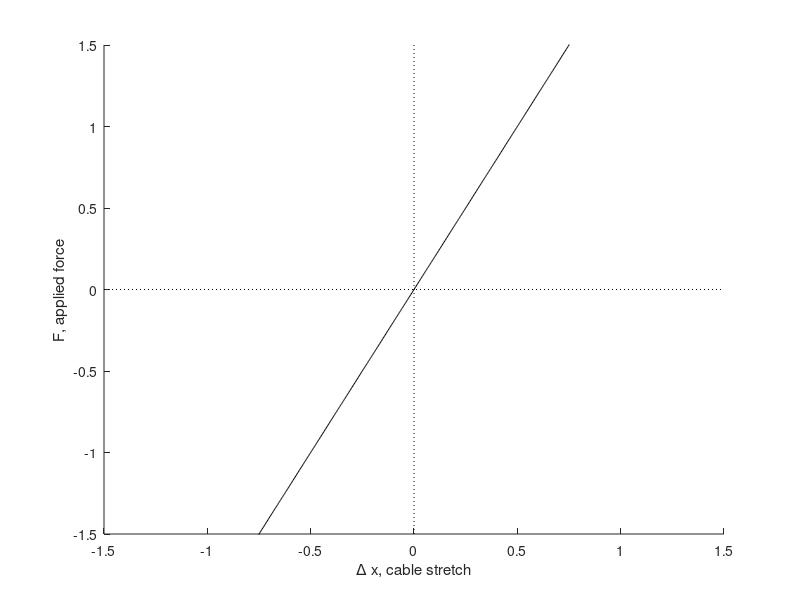
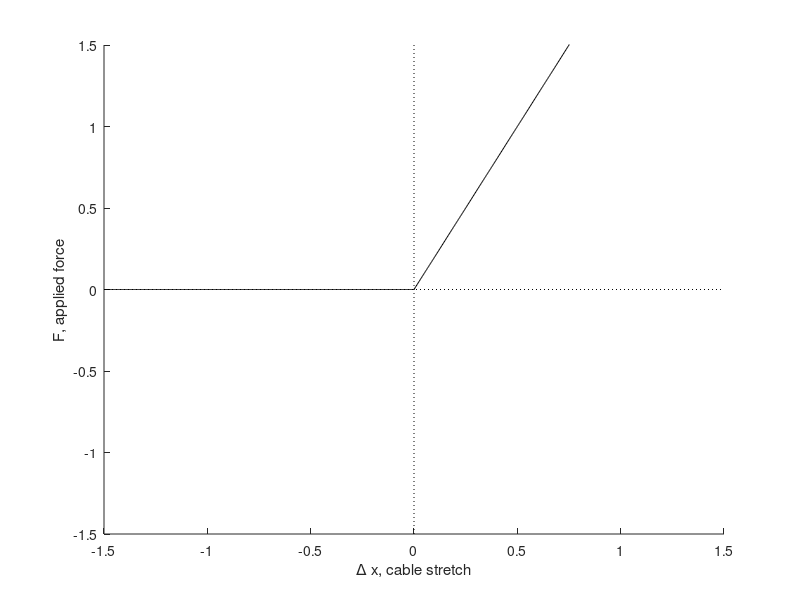
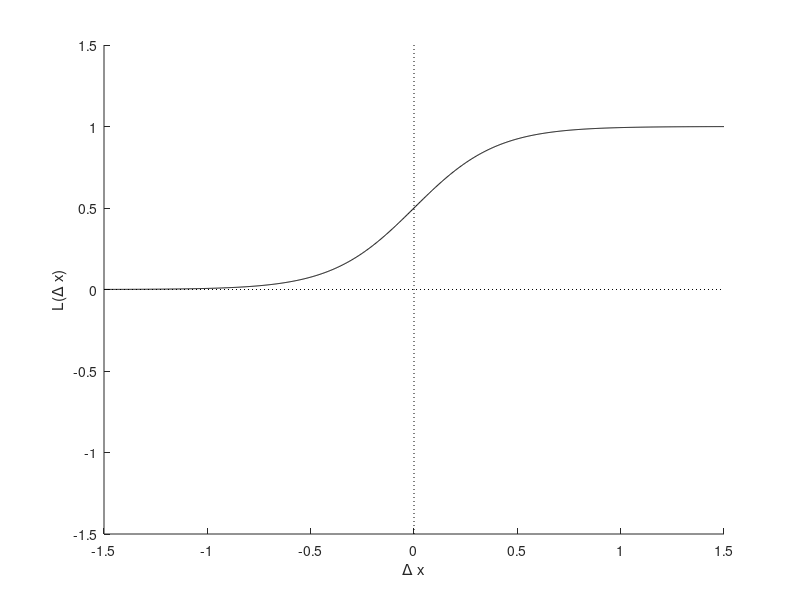
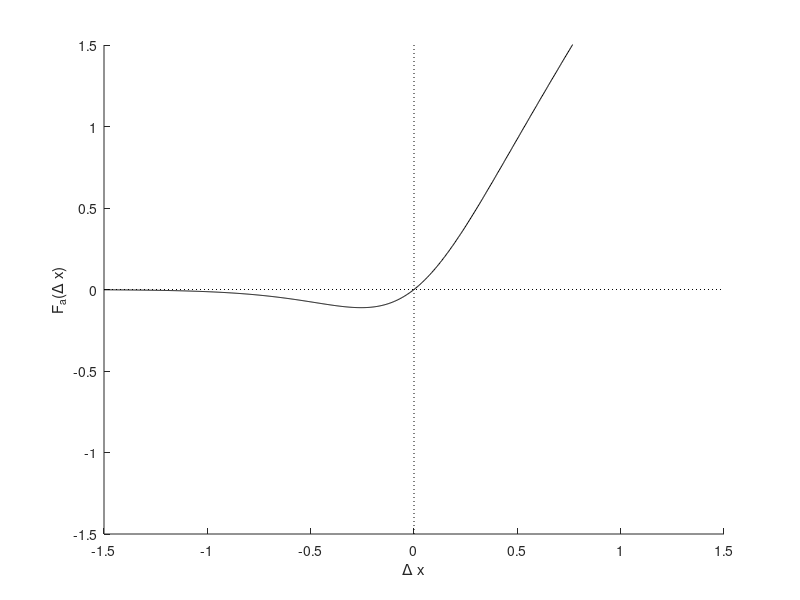

Recreate these plots in MATLAB, in order.
% cable_slackness_plots.m
% Drew (Andrew P.) Sabelhaus
% Berkeley Emergent Space Tensegrities Lab (BEST)
% Copyright 2017

% This script produces the plots for a paper about a logistically-smoothed 
% cable slackness dynamics model for cable-driven robots.

% TO-DO: MAKE THESE PLOTS WITH DAMPING INCLUDED.
% Specifically, something like F = k (\Delta x) + c || \dot \Delta x ||

%% Setup.

% Clear out the workspace.
clear all;
close all;
clc;

% Declare some constants for the model.
% We'll work in N and cm.
% So, the spring constant is in N / cm:
k = 2;

% For all the plots, retain the same number of points.
num_pts = 1000;

% Let's go for some range in x.
xmin = -1.5;
xmax = 1.5;

% Add a line along the x-axis and y-axis.
% Adapted from: https://www.mathworks.com/matlabcentral/answers/97996-is-it-possible-to-add-x-and-y-axis-lines-to-a-plot-in-matlab
colorAxisLine = 'k';
linestyleAxisLine = ':';


%% Plot 1 and 1.5: F = k \delta x
% This plot shows the linear function F = k \delta x, 
% without the rectification.

% Calculate a set of points to plot.
dx = linspace(xmin, xmax, num_pts);

% Then, the applied force will be:
F = k*dx;
% ...a vector of size (num_pts)x1.

% Make a plot!
figure();
hold on;
% The plot limits in the F-direction should keep the plot square.
xlim([xmin, xmax]);
ylim([xmin, xmax]);
% Make the line thick and black.https://www.sharelatex.com/project/591c89f19af743d90acc8102
plot(dx, F,'k');


handle = gca;
% Plot the lines:
line( get(handle,'XLim'), [0 0], 'Color', colorAxisLine, 'LineStyle', linestyleAxisLine);
line( [0 0], get(handle, 'Ylim'), 'Color', colorAxisLine, 'LineStyle', linestyleAxisLine);

% Axis labels:
ylabel('F, applied force');
xlabel('\Delta x, cable stretch');

% Next, also plot the piecewise-continuous rectified function.
% Just zero out the less-than-zero terms:
F_rect = (F >= 0).*F;

% make the plot!
figure();
hold on;
% The plot limits in the F-direction should keep the plot square.
xlim([xmin, xmax]);
ylim([xmin, xmax]);
% Make the line thick and black.https://www.sharelatex.com/project/591c89f19af743d90acc8102
plot(dx, F_rect,'k');


handle = gca;
% Plot the lines:
line( get(handle,'XLim'), [0 0], 'Color', colorAxisLine, 'LineStyle', linestyleAxisLine);
line( [0 0], get(handle, 'Ylim'), 'Color', colorAxisLine, 'LineStyle', linestyleAxisLine);

% Axis labels:
ylabel('F, applied force');
xlabel('\Delta x, cable stretch');

%% Plot 2: Logistic function
% This plot will show one logistic function, for reference.

% For the logistic barrier function, declare two constants that control
% its form and location.
% See below for more information about what these are and what they do.
% Take a look at the Wikipedia page about analytic approximations to 
% the step function:
% https://en.wikipedia.org/wiki/Heaviside_step_function#Analytic_approximations
logistic_k = 5;
logistic_x0 = 0;

% The logistic function in dx looks like
% f(x) = 1 / (1 + exp( -k*(x-x0)))

% To-do: do we need pointwise multiplication here?
logistic_func = 1 ./ (1 + exp(-logistic_k*(dx - logistic_x0)));

% Plot this on a new graph.
figure();
hold on;
% The plot limits in the F-direction should keep the plot square.
xlim([xmin, xmax]);
ylim([xmin, xmax]);

% Plot the logistic.
plot(dx, logistic_func, 'k');

handle = gca;
% Plot the lines:
line( get(handle,'XLim'), [0 0], 'Color', colorAxisLine, 'LineStyle', linestyleAxisLine);
line( [0 0], get(handle, 'Ylim'), 'Color', colorAxisLine, 'LineStyle', linestyleAxisLine);

% Axis labels:
ylabel('L(\Delta x)');
xlabel('\Delta x');

%% Plot 3: Cable force multiplied by logisitic function

% Given that the previous two sections were run, we can calculate the total force of
% the logistically-smoothed cable at a point:

smoothed_F = F.*logistic_func;

% note that this is a pointwise multiplication of two (column?) vectors.

% Plot this on a new graph.
figure();
hold on;
% The plot limits in the F-direction should keep the plot square.
xlim([xmin, xmax]);
ylim([xmin, xmax]);

% Plot the smoothed force.
plot(dx, smoothed_F, 'k');

handle = gca;
% Plot the lines:
line( get(handle,'XLim'), [0 0], 'Color', colorAxisLine, 'LineStyle', linestyleAxisLine);
line( [0 0], get(handle, 'Ylim'), 'Color', colorAxisLine, 'LineStyle', linestyleAxisLine);

% Axis labels:
ylabel('F_a(\Delta x)');
xlabel('\Delta x');

%% Plot 3.5: Cable force (rectified) multiplied by the logistic function

% This is a model for a "heavy" cable that always pulls in a bit even
% after it's slack. Cite the civil engineering folks here.

smoothed_F_heavy = F_rect.*logistic_func;

% Plot this on a new graph.
figure();
hold on;
% The plot limits in the F-direction should keep the plot square.
xlim([xmin, xmax]);
ylim([xmin, xmax]);

% Plot the smoothed force.
plot(dx, smoothed_F_heavy, 'k');

handle = gca;
% Plot the lines:
line( get(handle,'XLim'), [0 0], 'Color', colorAxisLine, 'LineStyle', linestyleAxisLine);
line( [0 0], get(handle, 'Ylim'), 'Color', colorAxisLine, 'LineStyle', linestyleAxisLine);

% Axis labels:
ylabel('F_a(\Delta x)');
xlabel('\Delta x');
title('Heavier cable, non smooth');

% ...actually, this isn't right either. We need a function that exists
% in quadrants 1 and 2. Let's hack it together for now. Do the logistically
% smoothed version for values greater than zero, and just the logistic
% function for values less than zero. 

F_heavy = smoothed_F_heavy;
% adjust upwards all the positive entries. That's length/2 + 1 to end.
% Hack: it's 0.5.
logistic_offset = 0.5;
F_heavy(length(F_heavy)/2 + 1 : end) = F_heavy(length(F_heavy)/2 + 1 : end) + logistic_offset;
% Sub in the logistic function for the negative values.
F_heavy(1: length(F_heavy)/2) = logistic_func(1 : length(logistic_func)/2);

% Plot.
figure();
hold on;
% The plot limits in the F-direction should keep the plot square.
xlim([xmin, xmax]);
ylim([xmin, xmax]);

% Plot the smoothed force.
plot(dx, F_heavy, 'k');

handle = gca;
% Plot the lines:
line( get(handle,'XLim'), [0 0], 'Color', colorAxisLine, 'LineStyle', linestyleAxisLine);
line( [0 0], get(handle, 'Ylim'), 'Color', colorAxisLine, 'LineStyle', linestyleAxisLine);

% Axis labels:
ylabel('F_a(\Delta x)');
xlabel('\Delta x');
title('Heavier cable, non passive');

%% Plot 4: comparison of piecewise function and logistically smoothed function

% Plot this on a new graph.
figure();
hold on;
% The plot limits in the F-direction should keep the plot square.
xlim([xmin, xmax]);
ylim([xmin, xmax]);

handle = gca;
% Plot the lines:
line( get(handle,'XLim'), [0 0], 'Color', colorAxisLine, 'LineStyle', linestyleAxisLine);
line( [0 0], get(handle, 'Ylim'), 'Color', colorAxisLine, 'LineStyle', linestyleAxisLine);

% Rectified force: plot in red
plot(dx, F_rect, 'r', 'LineWidth', 3);
% Smoothed force: blue
plot(dx, smoothed_F, 'b', 'LineWidth', 3);
% Heavier cable: magenta
plot(dx, F_heavy, 'm', 'LineWidth', 3);



% Axis labels:
ylabel('F_a(x)', 'FontSize',14);
xlabel('F_c(x)','FontSize',14);

title('Cable Dynamics: Piecewise vs. Smooth');










